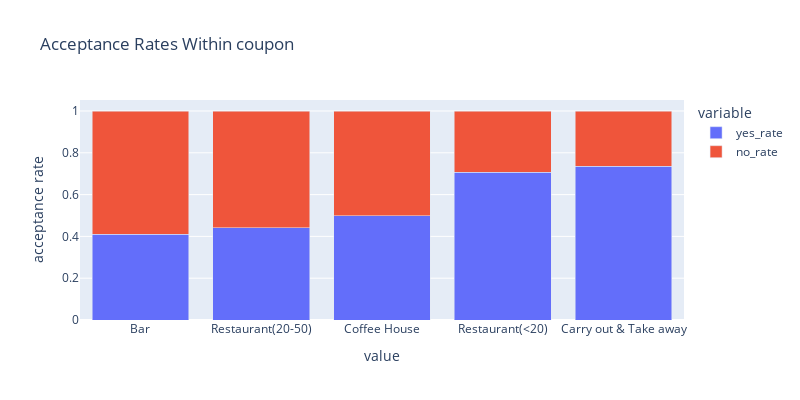

Notebook code cell kept with this figure:
### Markdown cell above
Based my investigations, I will report findings for the **_Carry out & Take away_** coupon type. This is the coupon type with the highest acceptance rate, ranging from 50% to 100%.

### Code cell
coupon_rates = analyze_column(data,'coupon',True,False,False)

### Figure 1 — Plotly figure (JSON) as saved in the notebook; plotly's stock layout.template omitted (floating-point values rounded to 4 significant figures)
{"data": [{"alignmentgroup": "True", "hovertemplate": "variable=yes_rate<br>value=%{x}<br>acceptance rate=%{y}<extra></extra>", "legendgroup": "yes_rate", "marker": {"color": "#636efa", "pattern": {"shape": ""}}, "name": "yes_rate", "offsetgroup": "yes_rate", "orientation": "v", "showlegend": true, "textposition": "auto", "type": "bar", "x": ["Bar", "Restaurant(20-50)", "Coffee House", "Restaurant(<20)", "Carry out & Take away"], "xaxis": "x", "y": [0.41, 0.441, 0.4992, 0.7071, 0.7355], "yaxis": "y"}, {"alignmentgroup": "True", "hovertemplate": "variable=no_rate<br>value=%{x}<br>acceptance rate=%{y}<extra></extra>", "legendgroup": "no_rate", "marker": {"color": "#EF553B", "pattern": {"shape": ""}}, "name": "no_rate", "offsetgroup": "no_rate", "orientation": "v", "showlegend": true, "textposition": "auto", "type": "bar", "x": ["Bar", "Restaurant(20-50)", "Coffee House", "Restaurant(<20)", "Carry out & Take away"], "xaxis": "x", "y": [0.59, 0.559, 0.5008, 0.2929, 0.2645], "yaxis": "y"}], "layout": {"barmode": "stack", "height": 400, "legend": {"title": {"text": "variable"}, "tracegroupgap": 0}, "title": {"text": "Acceptance Rates Within coupon"}, "width": 800, "xaxis": {"anchor": "y", "domain": [0, 1], "title": {"text": "value"}}, "yaxis": {"anchor": "x", "domain": [0, 1], "title": {"text": "acceptance rate"}}}}
